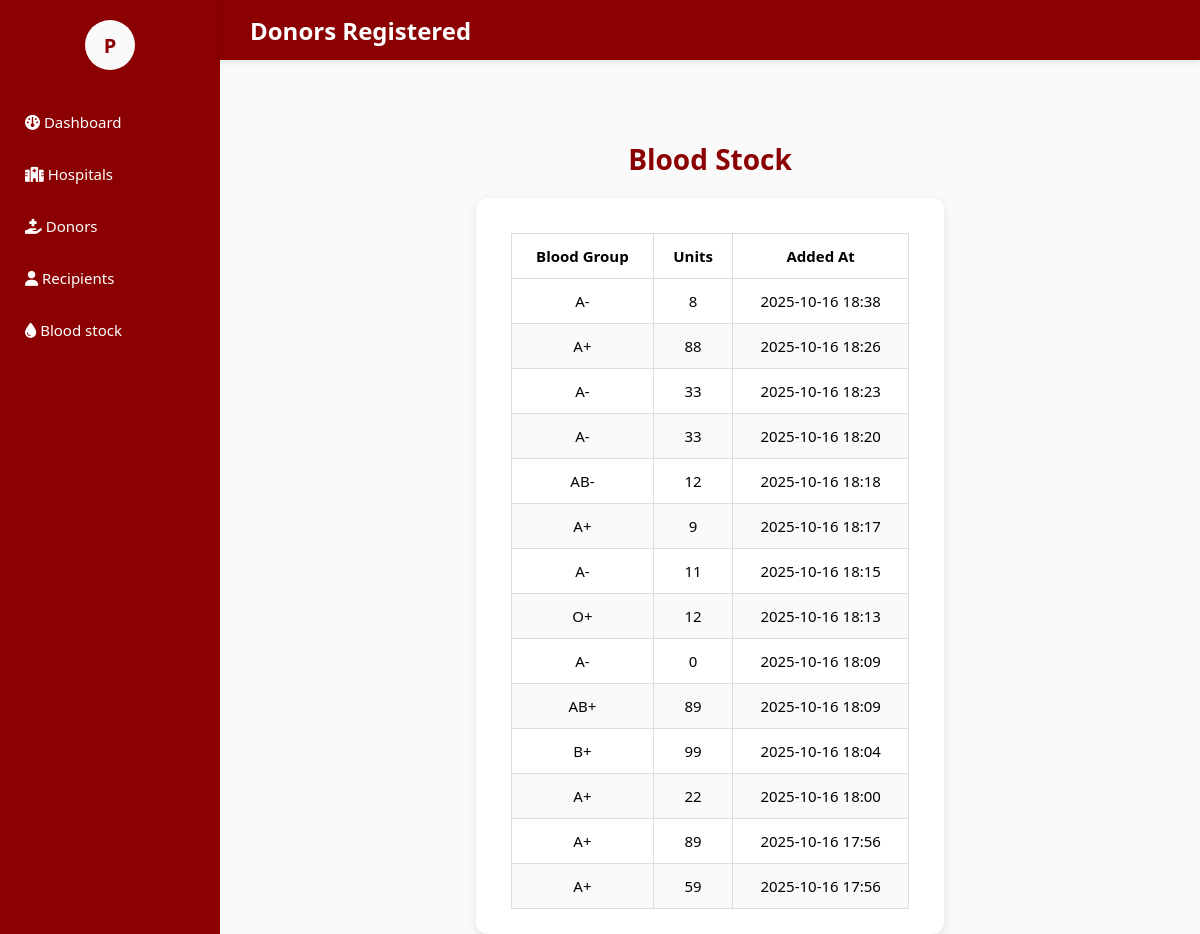
/dashboard/blood_stock/ (signed in), run on an earlier commit of the app's database.
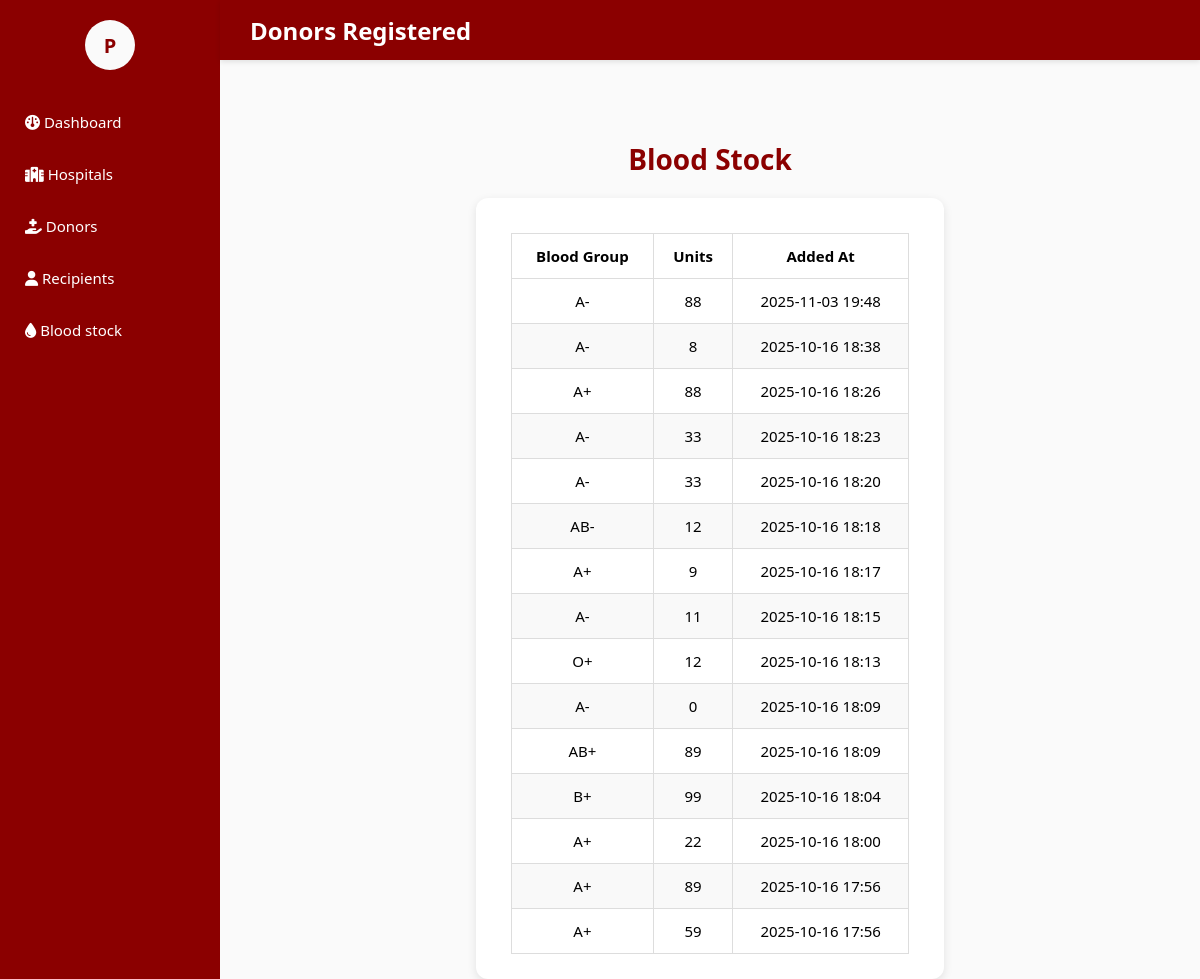
And on a later commit of the database.
### blood_bank_app/models.py (models this page shows, shortened)
class BloodStock(models.Model):
    BLOOD_GROUP_CHOICES = [
        ('A+', 'A+'), ('A-', 'A-'),
        ('B+', 'B+'), ('B-', 'B-'),
        ('AB+', 'AB+'), ('AB-', 'AB-'),
        ('O+', 'O+'), ('O-', 'O-'),
    ]
    bloodgroup = models.CharField(max_length=3, choices=BLOOD_GROUP_CHOICES)
    unit = models.PositiveIntegerField()
    added_at = models.DateTimeField(auto_now_add=True)

### blood_bank_app/views.py (the view)
# urls.py: path('dashboard/blood_stock/', views.blood_stock_dashboard, name='blood_stock_dashboard'),
@login_required
def blood_stock_dashboard(request):
    blood_stock = BloodStock.objects.all().order_by('-added_at')
    return render(request, 'blood_stock_dashboard.html', {
        'blood_stock': blood_stock
    })

### blood_bank_app/templates/blood_stock_dashboard.html (shortened to what this page needs)
{% extends 'master.html' %}
{% block content %}
<div class="sidebar">
    <div class="profile-container">
        <div class="profile-icon" onclick="toggleProfile()">
            {{ request.user.username|slice:":1"|upper }}
        </div>
    </div>
    <a href="{% url 'admin_dashboard' %}"><i class="fa-solid fa-gauge"></i> Dashboard</a>
    <a href="{% url 'hospital_dashboard' %}"><i class="fa-solid fa-hospital"></i> Hospitals</a>
    <a href="{% url 'donor_dashboard' %}"><i class="fa-solid fa-hand-holding-medical"></i> Donors</a>
    <a href="{% url 'recipient_dashboard' %}"><i class="fa-solid fa-user"></i> Recipients</a>
    <a href="{% url 'blood_stock_dashboard' %}"><i class="fa-solid fa-droplet"></i> Blood stock</a>
</div>
<div class="topbar">
    Donors Registered
</div>
<div class="main-content">
    <h1>Blood Stock</h1>
    {% if blood_stock %}
    <div class="section">
        <table>
            <thead>
                <tr>
                    <th>Blood Group</th>
                    <th>Units</th>
                    <th>Added At</th>
                </tr>
            </thead>
            <tbody>
                {% for blood in blood_stock %}
                <tr>
                    <td>{{ blood.bloodgroup }}</td>
                    <td>{{ blood.unit }}</td>
                    <td>{{ blood.added_at|date:"Y-m-d H:i" }}</td>
                </tr>
                {% endfor %}
            </tbody>
        </table>
    </div>
    {% else %}
        <p>No blood added yet.</p>
    {% endif %}
</div>
<link rel="stylesheet" href="https://cdnjs.cloudflare.com/ajax/libs/font-awesome/6.5.0/css/all.min.css">
{% endblock %}

What changed in the data, as far as the page shows it:
added BloodStock: bloodgroup "A-", unit "88", added_at "2025-11-03 19:48"
